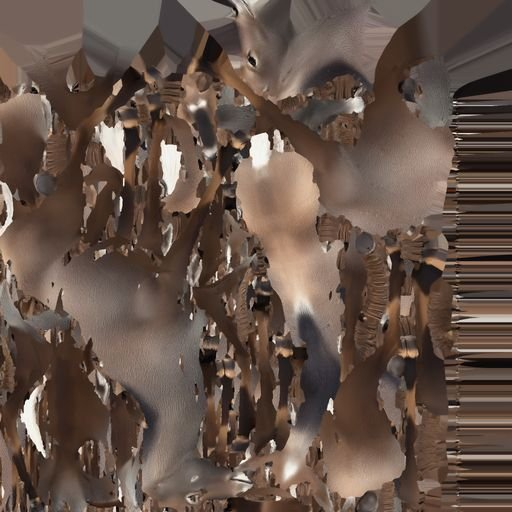
#> input picture game/art/bouquetin.jpg, 512 x 512 px, given in place of falaise.jpg, which was not available
$ python textures_higgsfield.py
#> lines starting #> are read from the running program, lines starting #| are printed output that depends on the picture; pictures that were not available may be replaced by others from this repository, and a replacement may not be noted
"""Textures du sol créées avec Higgsfield (sources/higgsfield/textures/) → cartes du jeu (game/art/).

  python3 tools/textures_higgsfield.py

- sol_*.jpg : « cartes de détail » lues par terrain.gdshader (moyenne 0,5 : la couleur moyenne reste celle
  de la zone, donc le camouflage ne change pas), rendues raccordables (aucune couture quand elles se répètent).
- relief_roche.jpg, relief_herbe.jpg : cartes de relief (normales) tirées des mêmes images.
"""
import os
import numpy as np
from PIL import Image, ImageFilter

ROOT = os.path.dirname(os.path.dirname(os.path.abspath(__file__)))
SRC = os.path.join(ROOT, "sources", "higgsfield", "textures")
OUT = os.path.join(ROOT, "game", "art")
SIZE = 512

# Texture du jeu ← image Higgsfield, force du contraste, part de couleur gardée
SOLS = {
    "roche": ("falaise", 1.0, 0.35),
    "herbe": ("herbe", 0.85, 0.55),
    "foret": ("foret", 0.9, 0.5),
    "neige": ("neige", 0.7, 0.2),
    "sable": ("eboulis", 0.8, 0.3),   # rivage : galets et graviers
}


def load(name):
    return np.asarray(Image.open(os.path.join(SRC, name + ".jpg")).convert("RGB").resize((SIZE, SIZE), Image.LANCZOS)).astype(float) / 255.0


def seamless(a):
    """Mélange l'image avec elle-même décalée d'une demi-taille : les bords se raccordent."""
    n = a.shape[0]
    t = np.minimum(np.arange(n), n - 1 - np.arange(n)) / (n / 2.0)       # 0 au bord, 1 au centre
    m = np.clip(np.minimum.outer(t, t) * 2.2, 0, 1)
    m = m * m * (3 - 2 * m)
    r = np.roll(np.roll(a, n // 2, 0), n // 2, 1)
    return a * m[..., None] + r * (1 - m[..., None]) if a.ndim == 3 else a * m + r * (1 - m)


def detail(a, contrast, color):
    lum = a @ np.array([0.299, 0.587, 0.114])
    rel_l = lum / lum.mean()
    rel_c = a / a.reshape(-1, 3).mean(0)
    rel = rel_l[..., None] * (1 - color) + rel_c * color
    return np.clip(0.5 + (rel - 1.0) * 0.5 * contrast, 0, 1)


def normal_map(a, strength):
    h = seamless(a @ np.array([0.299, 0.587, 0.114]))
    h = np.asarray(Image.fromarray((h * 255).astype(np.uint8)).filter(ImageFilter.GaussianBlur(1.2))).astype(float) / 255.0
    dx = (np.roll(h, -1, 1) - np.roll(h, 1, 1)) * strength
    dy = (np.roll(h, -1, 0) - np.roll(h, 1, 0)) * strength
    n = np.stack([-dx, -dy, np.ones_like(h)], -1)
    n /= np.linalg.norm(n, axis=-1, keepdims=True)
    return n * 0.5 + 0.5


def save(a, name):
    path = os.path.join(OUT, name)
    Image.fromarray((np.clip(a, 0, 1) * 255).astype(np.uint8)).save(path, quality=88)
    print("%s : %d Ko" % (name, os.path.getsize(path) // 1024))


for game_name, (src, contrast, color) in SOLS.items():
    save(seamless(detail(load(src), contrast, color)), "sol_%s.jpg" % game_name)
#> in detail, `lum = a @ np.array([0.299, 0.587, 0.114])`:
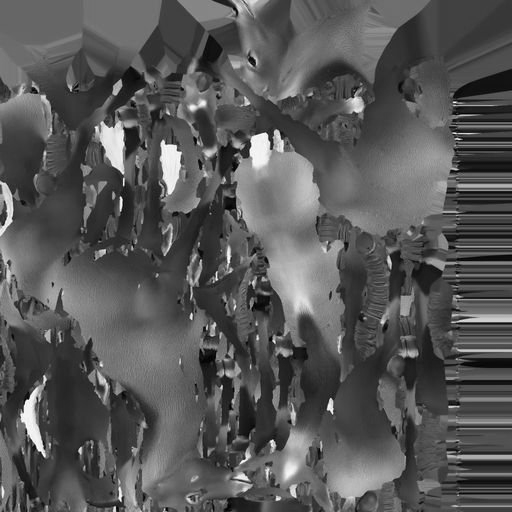
#> lum: shape (512, 512) float64; min 0.00279, max 0.997, mean 0.343
#> in detail, `rel_c = a / a.reshape(-1, 3).mean(0)`:
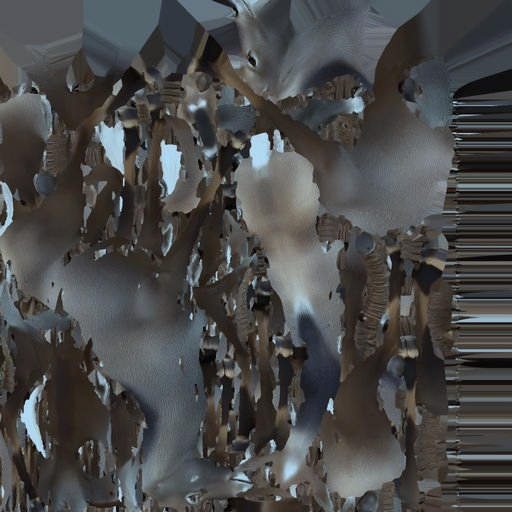
#> rel_c: shape (512, 512, 3) float64; mean of channels 0, 1, 2 1, 1, 1; drawn with min black and max white
#> in detail, `return np.clip(0.5 + (rel - 1.0) * 0.5 * contrast, 0, 1)`:
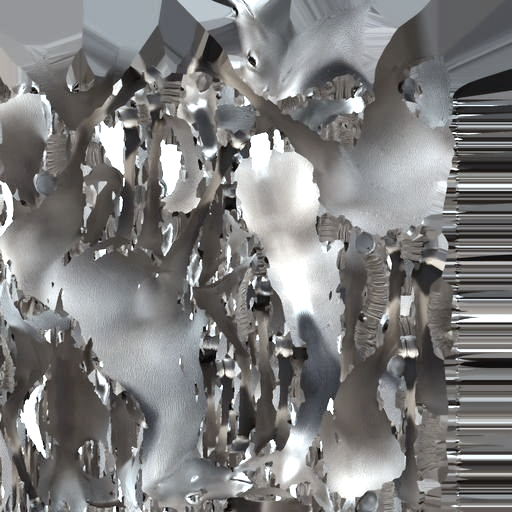
#> returned value: shape (512, 512, 3) float64; mean of channels 0, 1, 2 0.495, 0.493, 0.493; drawn as R, G, B
#> in seamless, `n = a.shape[0]`: n = 512
#> in seamless, `t = np.minimum(np.arange(n), n - 1 - np.arange(n)) / (n / 2.0)`: t = 512 values, max 0.996 at index 255, min 0 at index 0, mean 0.498
#> in seamless, `m = np.clip(np.minimum.outer(t, t) * 2.2, 0, 1)`:
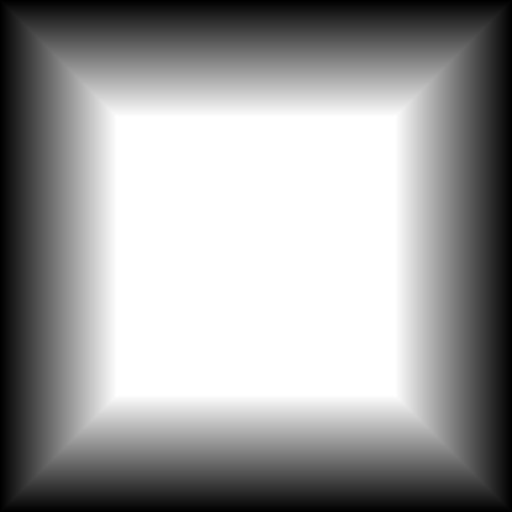
#> m: shape (512, 512) float64; min 0, max 1, mean 0.611
#> in seamless, `m = m * m * (3 - 2 * m)`:
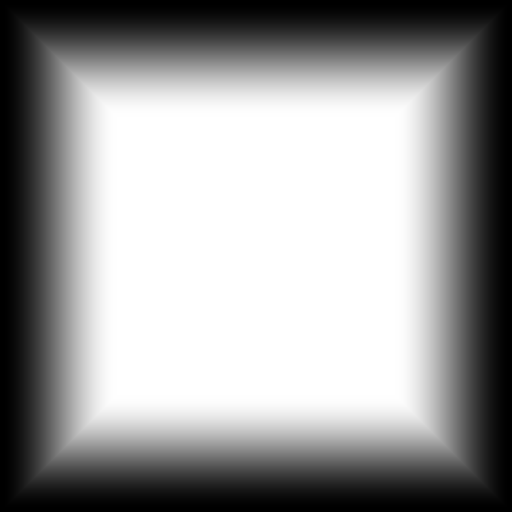
#> m: shape (512, 512) float64; min 0, max 1, mean 0.604
#> in seamless, `r = np.roll(np.roll(a, n // 2, 0), n // 2, 1)`:
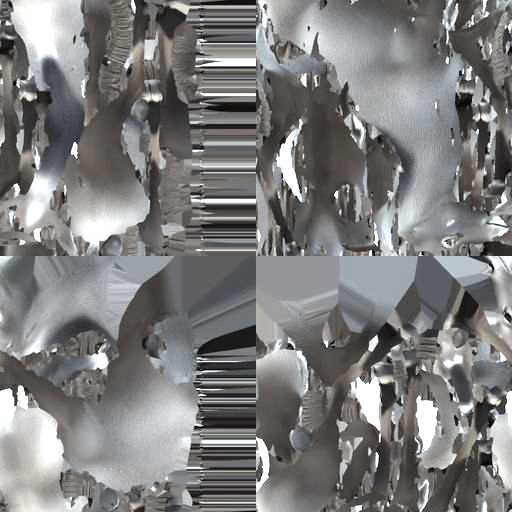
#> r: shape (512, 512, 3) float64; mean of channels 0, 1, 2 0.495, 0.493, 0.493; drawn as R, G, B
#> in seamless, `return a * m[..., None] + r * (1 - m[..., None]) if a.ndim == 3 else a..`:
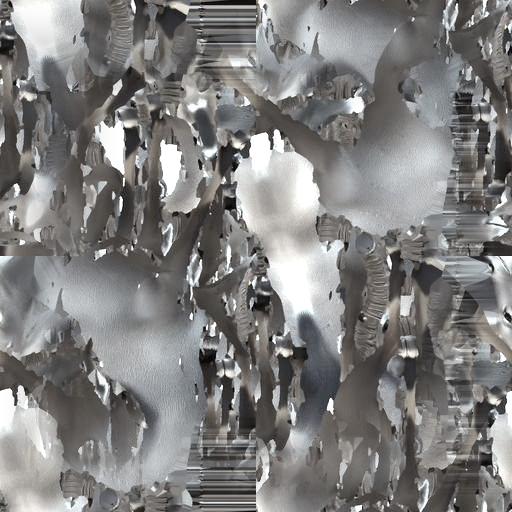
#> returned value: shape (512, 512, 3) float64; mean of channels 0, 1, 2 0.505, 0.502, 0.5; drawn as R, G, B
#| sol_roche.jpg : 70 Ko
#> pass 2 of the loop `for game_name, (src, contrast, color) in SOLS.items():`:
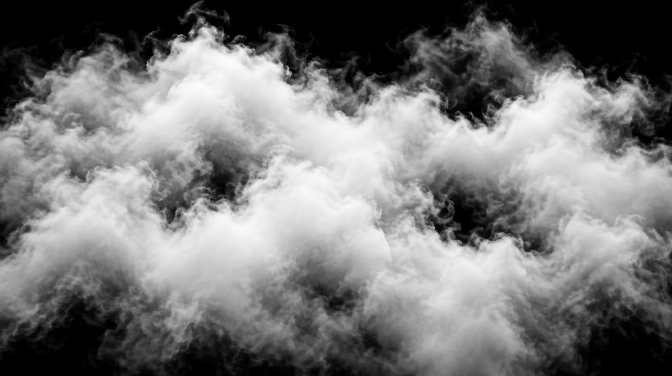
#> input picture game/art/brume.jpg, 1344 x 752 px, given in place of herbe.jpg, which was not available (shown at 1/2 size)
#> in seamless (call 2), `r = np.roll(np.roll(a, n // 2, 0), n // 2, 1)`:
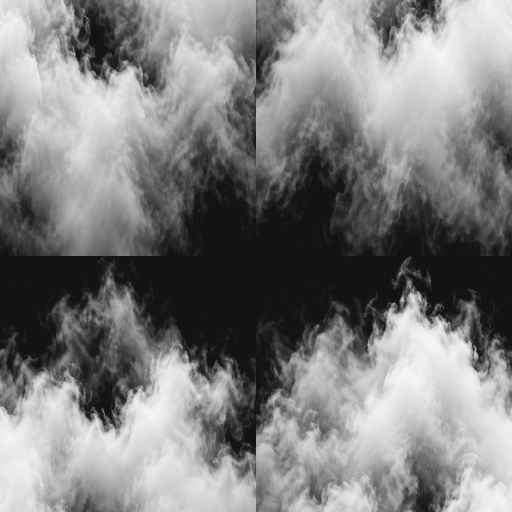
#> r: shape (512, 512, 3) float64; min 0.075, max 0.967, mean 0.5
#> in seamless (call 2), `return a * m[..., None] + r * (1 - m[..., None]) if a.ndim == 3 else a..`:
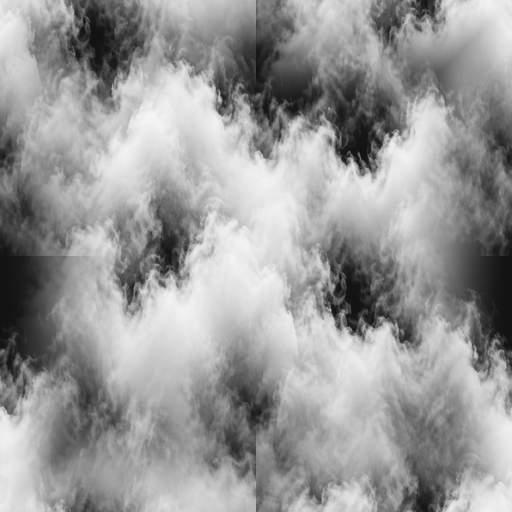
#> returned value: shape (512, 512, 3) float64; min 0.075, max 0.967, mean 0.602
#| sol_herbe.jpg : 46 Ko
#> (the run stopped early here; a loop or call above may not have finished)
